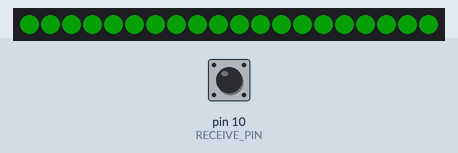
This sketch was run on a simulated Arduino Leonardo, built with avr-gcc and run on an emulated ATmega32U4. Shown: 20 RGB LEDs in strip order, left to right. The test bench sets the inputs (shaded band); at power-on: pin 10 (RECEIVE_PIN) HIGH. Dim RGB values are drawn brighter than linear; colours are those a GRB WS2812 strip shows for the declared byte order.

Above: at 2.2 s.
2.3 s: pin 10 (RECEIVE_PIN) pulled LOW for 3.2 s
At 6.7 s:
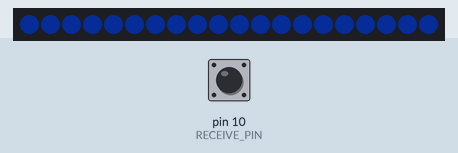
7.0 s: pin 10 (RECEIVE_PIN) pulled LOW for 0.15 s
9.0 s: pin 10 (RECEIVE_PIN) pulled LOW for 1 s
At 11.3 s:
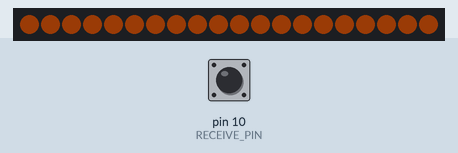
11.9 s: pin 10 (RECEIVE_PIN) pulled LOW for 1 s
At 14.5 s:
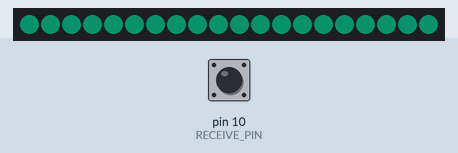
14.8 s: pin 10 (RECEIVE_PIN) pulled LOW for 0.15 s
16.8 s: pin 10 (RECEIVE_PIN) pulled LOW for 3.2 s
At 17.57 s:
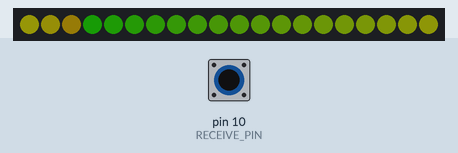
Timing chart, 0 to 19.8 s (numbered marks = the images above; inputs shaded):
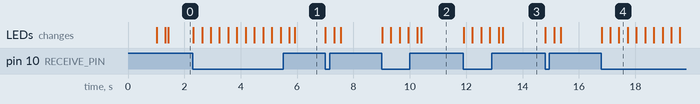

The sketch:

Battery_Plant_Chris.ino
```cpp
/*
* Name: Chris Correll and Michael Bruner
* Arduino code touch plant light up leds
* Uses capacitive touch with 10mOhm resistor foil ground plane and itsy bitsy
* Leonardo based microcontroller
*/

#include <CapacitiveSensor.h>
#include "FastLED.h"

#define NUM_LEDS 20 // Number of LEDs
#define DATA_PIN 5
#define SEND_PIN 9
#define RECEIVE_PIN 10  // Has sensor on it

// Define the array of leds
CRGB leds[NUM_LEDS];
float touch_threshold = 0;
long total1;
unsigned long last_count = 0;
int sensitivity = 75;
int value = 200;
int touch_count = 0;
bool touched = false;
static uint8_t hue = 0;

CapacitiveSensor   cs = CapacitiveSensor(SEND_PIN,RECEIVE_PIN);        // 10M resistor between pins 10 & 9, pin 9 is sensor pin, add a wire and or foil if desired

void setup()
{
  // Init capacitive sensor
  Intialize();
  // Init LEDs
  LEDS.addLeds<WS2812,DATA_PIN,RGB>(leds,NUM_LEDS);
  LEDS.setBrightness(50);
}

// Takes ten readings from the capacitive sensor and averages to find
// a baseline (touch_threshold) samples at a rate of 10hZ (every 100ms)
void Intialize()
{
  int tempValue;

  for(int i=0; i< 10; i++)
  {
    tempValue += cs.capacitiveSensor(10);
    delay(100);
  }

    touch_threshold = (tempValue/10) + sensitivity;
}

// Take reading (10 bytes) and check if it is greater then baseline plus sensitivity
void ReadSensor()
{
  total1 = cs.capacitiveSensor(10);


  if(total1 >= touch_threshold)
  {
    touched = true;
  }
  else if(total1 < touch_threshold)
  {
    touched = false;
  }
}

// Changes LED colors if capacitive sensor read is touched
void loop() {
  // Reinitialize every 5min what to do if person is touching plant during init time?
  if (millis() > last_count+300,000){
    Intialize();
  }
  for(int i = 0; i < NUM_LEDS; i++) {
    ReadSensor();
    // Update color if sensor touched
    if (touched) {
      hue += 3;
    }
    // Set the i'th led to red
    leds[i] = CHSV(hue, value, value);
    FastLED.show();
    delay(20);
    // Reset hue if at the end of the colors
    if(hue >= 255)
    {
    hue = 0;
    }
  }
}
```

Measured:
- after the input at 9.0 s, the LEDs: first change at once (image 2 shows a later state)
- after the input at 11.9 s, the LEDs: first change at once (image 3 shows a later state)
